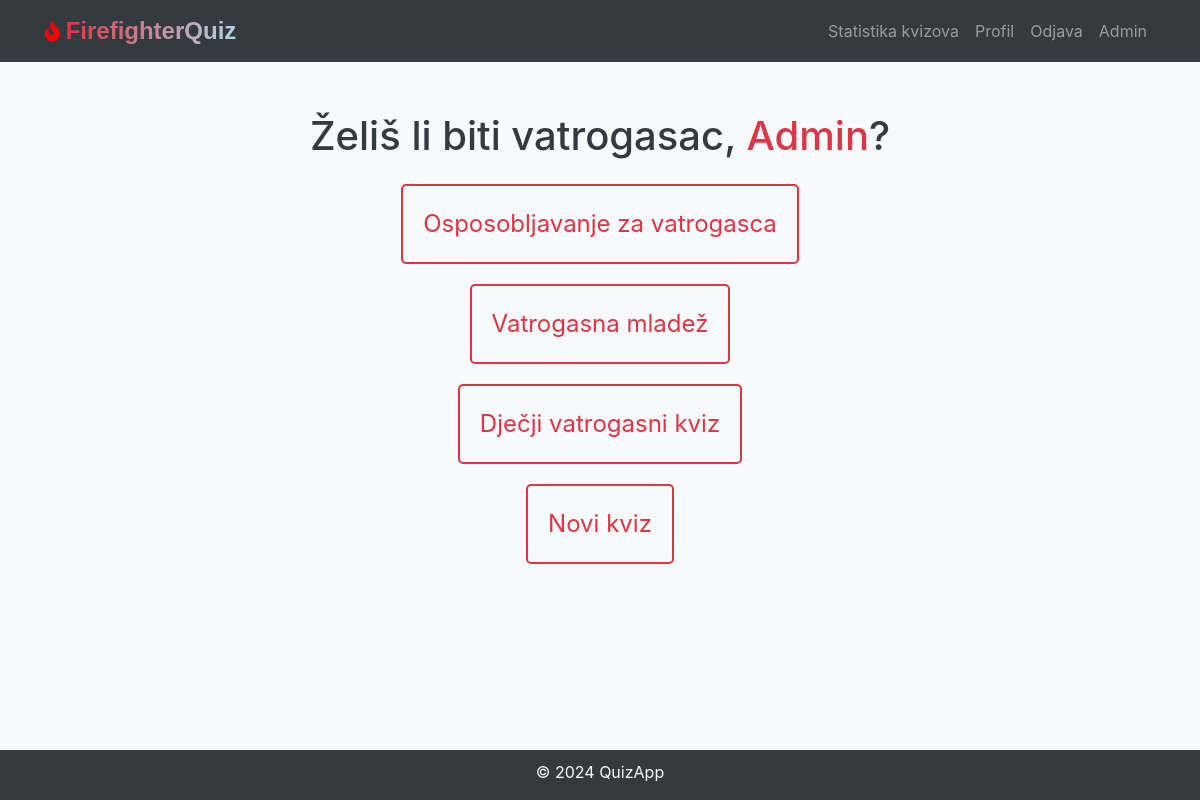
The page /welcome (signed in) on the database as committed earlier.
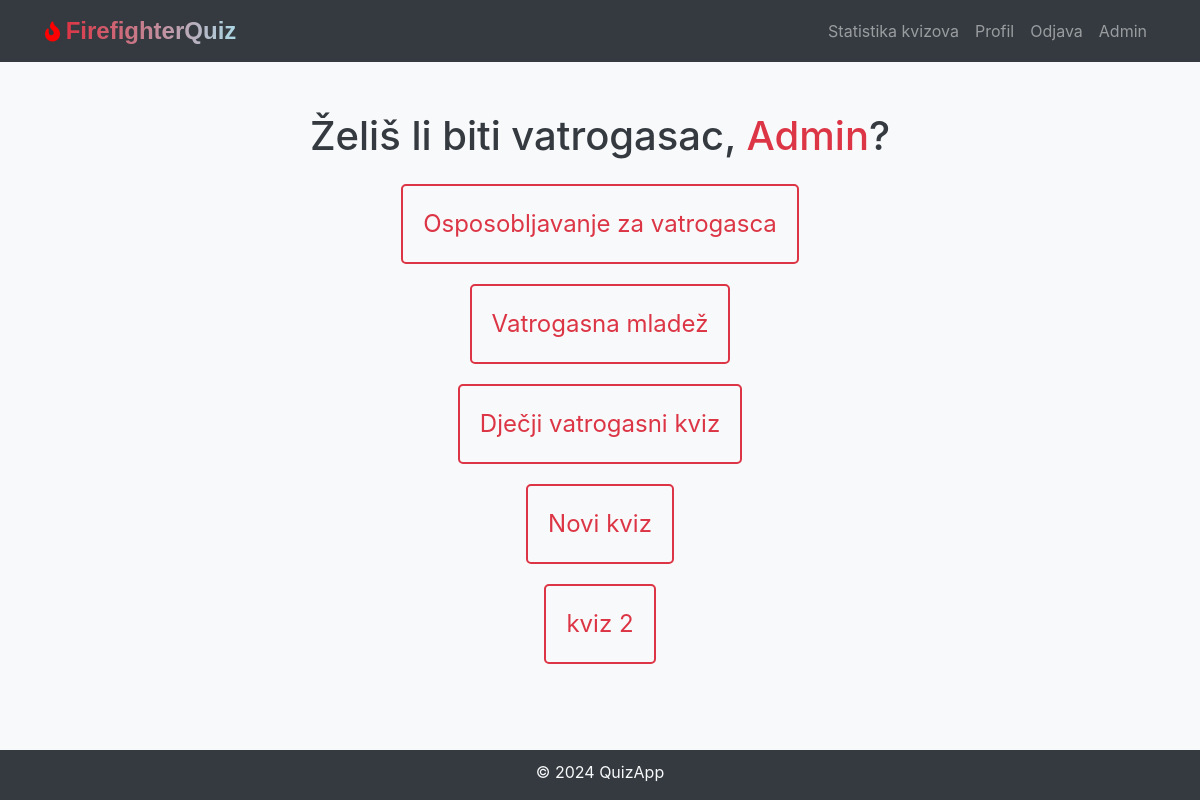
The same page on the database as committed later.
### models.py (models this page shows, shortened)
class User(db.Model, UserMixin):
    id = db.Column(db.Integer, primary_key=True)
    username = db.Column(db.String(20), unique=True, nullable=False)
    first_name = db.Column(db.String(50), nullable=False)
    last_name = db.Column(db.String(50), nullable=False)
    email = db.Column(db.String(120), unique=True, nullable=False)
    password_hash = db.Column(db.String(128), nullable=False)
    quiz_scores = db.relationship('QuizScore', backref='user', lazy=True)
    is_admin = db.Column(db.Boolean, default=False, nullable=False)

class Quiz(db.Model):
    id = db.Column(db.Integer, primary_key=True)
    quiz_name = db.Column(db.String(255), nullable=False)
    questions = db.relationship('Question', backref='quiz', lazy=True)
    quiz_scores = db.relationship('QuizScore', backref='quiz', lazy=True)

### views.py (the view)
@views_app.route('/welcome')
@login_required
def welcome():
    quizzes = Quiz.query.all()
    return render_template('welcome.html', username=current_user.username, quizzes=quizzes)

### models.py (called while the page is built)
@login_manager.user_loader
def load_user(user_id):
    return User.query.get(int(user_id))

### templates/welcome.html (shortened to what this page needs)
<!DOCTYPE html>
<html lang="en">
<head>
    <link rel="stylesheet" href="https://maxcdn.bootstrapcdn.com/bootstrap/4.5.2/css/bootstrap.min.css">
    <link rel="stylesheet" href="{{ url_for('static', filename='css/styles-welcome.css') }}">
    <link rel="stylesheet" href="{{ url_for('static', filename='css/styles.css') }}">
    <link rel="stylesheet" href="https://cdnjs.cloudflare.com/ajax/libs/font-awesome/5.15.1/css/all.min.css"  />
</head>
<body>
{% include 'navbar.html' %}
<div class="container-welcome text-center">
    <h1 class="welcome-text text-dark">Želiš li biti vatrogasac, <span style="color: #dc3545;">{{ current_user.first_name|capitalize }}</span>?</h1>
    <div class="quiz-links mt-4 mx-auto">
        {% for quiz in quizzes %}
            <a href="{{ url_for('views.quiz', quiz_id=quiz.id) }}" class="quiz-block">
                <div class="quiz-link">{{ quiz.quiz_name }}</div>
            </a>
        {% endfor %}
    </div>
</div>
{% include 'footer.html' %}
</body>
</html>

### templates/navbar.html (shortened to what this page needs)
<nav class="navbar navbar-expand-lg navbar-dark bg-dark">
    <div class="container">
        <a class="navbar-brand" href="{{ url_for('views.root') }}">
            <i class="fas fa-fire fire-icon" style="color: red;"></i>
            <span class="app-logo">FirefighterQuiz</span>
        </a>
        <div class="collapse navbar-collapse" id="navbarNav">
            <ul class="navbar-nav ml-auto">
                {% if current_user.is_authenticated %}
                    <li class="nav-item">
                        <a class="nav-link" href="{{ url_for('views.quiz_statistics_all') }}">Statistika kvizova</a>
                    </li>
                    <li class="nav-item">
                        <a class="nav-link" href="{{ url_for('views.profile') }}">Profil</a>
                    </li>
                    <li class="nav-item">
                        <a class="nav-link" href="{{ url_for('views.logout') }}">Odjava</a>
                    </li>
                    {% if current_user.is_admin %}
                        <li class="nav-item">
                            <a class="nav-link" href="{{ url_for('admin.admin_dashboard') }}">Admin</a>
                        </li>
                    {% endif %}
                {% endif %}
            </ul>
        </div>
    </div>
</nav>

### templates/footer.html
<footer class="footer fixed-bottom bg-dark text-light">
    <div class="container d-flex align-items-center justify-content-center" style="padding-top: 10px;">
        <p>&copy; 2024 QuizApp</p>
    </div>
</footer>

### static/css/styles-welcome.css (style rules this page uses)
body { background-color: #f8f9fa; }
.container-welcome { text-align: center; margin-top: 50px; }
.welcome-text { margin-bottom: 20px; }
.quiz-links { display: flex; justify-content: center; flex-direction: column; align-items: center; }
.quiz-block { flex-basis: 100%; margin-bottom: 20px; padding: 20px; border: 2px solid #dc3545; border-radius: 5px; text-align: center; transition: background-color 0.3s; position: relative; color: #dc3545; }
.quiz-block, .quiz-block:link, .quiz-block:visited, .quiz-block:hover, .quiz-block:active { text-decoration: none; }
.quiz-link { text-decoration: none; font-size: 1.5rem; display: block; position: relative; z-index: 1; }
.quiz-link:before { content: ''; position: absolute; width: 100%; height: 100%; top: 0; left: 0; z-index: -1; }

### static/css/styles.css (style rules this page uses)
.app-logo { font-family: 'Arial', sans-serif; font-size: 24px; font-weight: bold; color: #dc3545; background: linear-gradient(to right, #dc3545, lightblue); -webkit-background-clip: text; color: transparent; }
body { padding-bottom: 70px; }

Rows that differ between the two databases and show on the page:
added Quiz: quiz_name "kviz 2"
